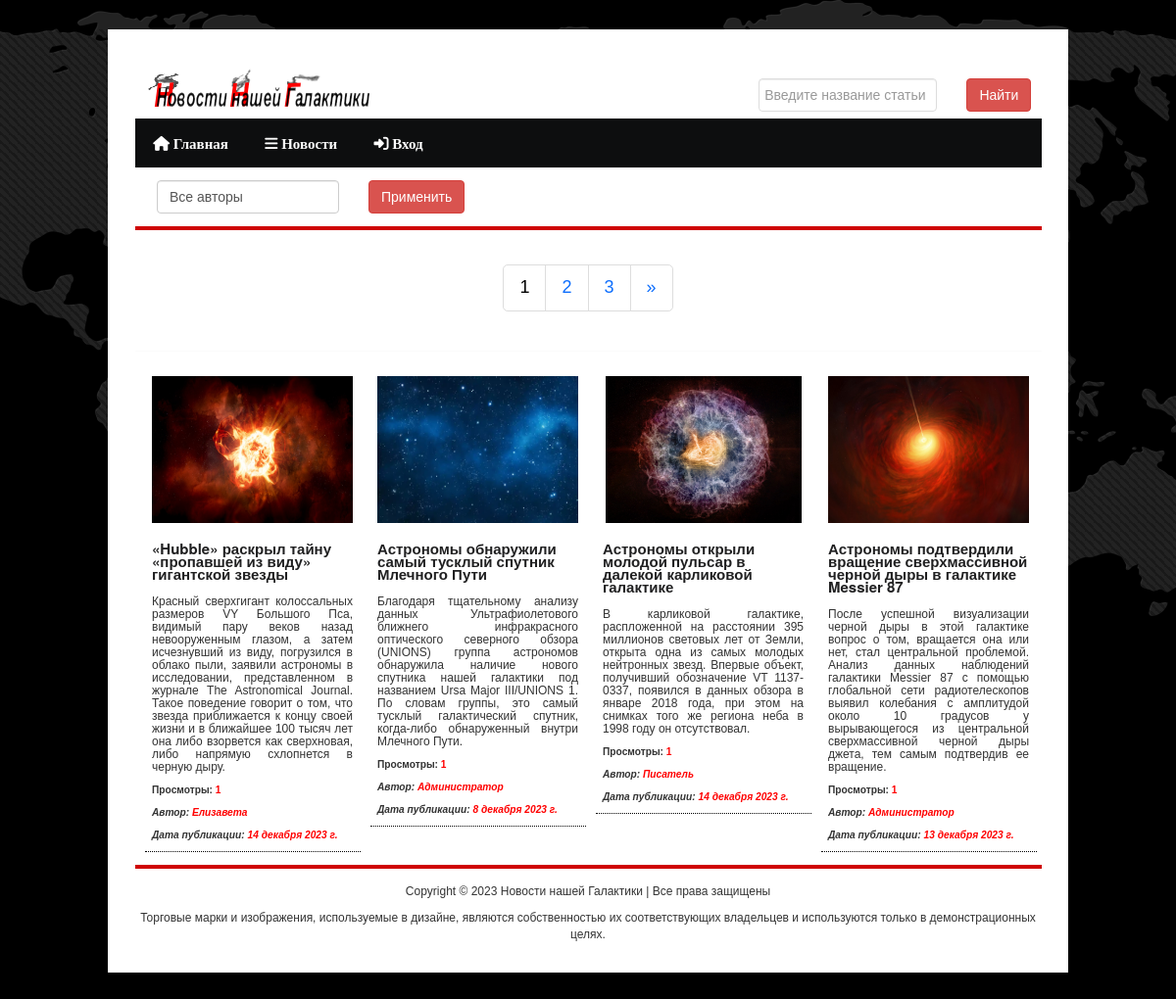
Page /news/ on the committed database.
### news/models.py (models this page shows, shortened)
class Image(models.Model):
    article = models.ForeignKey(Article, on_delete=models.CASCADE)
    title = models.CharField(max_length=50, blank=True)
    image = models.ImageField(upload_to='news_images/', blank=True, null=True)
    class Meta:
        ordering = ['title']
        verbose_name = 'Фото'
        verbose_name_plural = 'Фото'

class Article(models.Model):
    categories = (('A', 'Астрономия'),
                  ('K', 'Космонавтика'),
                  ('AF', 'Астрофизика'),
                  ('G', 'Геология'))
    author = models.ForeignKey(User, on_delete=models.SET_NULL, null=True, verbose_name='Автор')
    title = models.CharField('Название новости', max_length=150, default='', null=False)
    anouncement = models.TextField('Аннотация', max_length=1250, null=False)
    source = models.URLField('Источник', null=True)
    sourcename = models.CharField('Название источника', max_length=150, null=False)
    text = RichTextField('Текст новости', null=False)
    date = models.DateTimeField('Дата публикации', auto_created=True)
    categories = models.CharField(choices=categories, max_length=20, verbose_name='Категории')
    tags = models.ManyToManyField(to=Tag, blank=True)
    status = models.BooleanField(default=False, verbose_name='Опубликовано')
    objects = models.Manager()
    published = PublishedManager()
    def get_absolute_url(self):
        return f'/news/{self.pk}'
    def get_views(self):
        return self.views.count()
    class Meta:
        ordering = ['title','date']
        verbose_name = 'Новость'
        verbose_name_plural = 'Новости'

### users/models.py (models this page shows, shortened)
class Account(models.Model):
    gender_choices = (('М', 'Мужской'),
                      ('Ж', 'Женский'),
                      ('N/A', 'Не определен'))
    user = models.OneToOneField(User, on_delete=models.CASCADE,
                                primary_key=True, verbose_name='Пользователь')
    nickname = models.CharField(max_length=100, verbose_name='Имя автора (псевдоним)')
    birthdate = models.DateField(null=True, verbose_name='День рождения')
    gender = models.CharField(choices=gender_choices, max_length=20, verbose_name='Пол', null=True)
    account_image = models.ImageField(default='default.jpg',
                                      upload_to='account_images', verbose_name='Фото аккаунта')
    class Meta:
        ordering = ['user','gender']
        verbose_name = 'Аккаунт'
        verbose_name_plural = 'Аккаунты'

### news/views.py (the view)
# urls.py: path('news/', include('news.urls')),
def news(request):
    author_list = User.objects.all()
    if request.method == "POST":
        selected_author = int(request.POST.get('author_filter'))
        if selected_author == 0:
            articles= Article.published.all()
        else:
            articles = Article.published.filter(author=selected_author)
    else:
        selected_author = 0
        articles = Article.published.all()
    total = len(articles)
    p = Paginator(articles, 4)
    page_number = request.GET.get('page')
    page_obj = p.get_page(page_number)
    context = {
        'articles': page_obj,
        'author_list': author_list,
        'selected_author': selected_author,
        'total': total,
    }
    return render(request, 'news/news.html', context)

### news/models.py (called while the page is built)
    def get_queryset(self):
        return super().get_queryset().filter(status=1)

### news/templates/news/news.html (shortened to what this page needs)
<!DOCTYPE html PUBLIC "-//W3C//DTD XHTML 1.0 Transitional//EN"
        "http://www.w3.org/TR/xhtml1/DTD/xhtml1-transitional.dtd">
{% load static %}
{% load bootstrap5 %}
{% load crispy_forms_tags %}
<html xmlns="http://www.w3.org/1999/xhtml">
<html lang="ru">
<head>
    {%bootstrap_css%}
    <link rel="stylesheet" type="text/css" href="{% static 'main/' %}assets/font/font-awesome.min.css"/>
    <link rel="stylesheet" type="text/css" href="{% static 'main/' %}assets/font/font.css"/>
    <link rel="stylesheet" type="text/css" href="{% static 'main/' %}assets/css/bootstrap.min.css" media="screen"/>
    <link rel="stylesheet" type="text/css" href="{% static 'main/' %}assets/css/style.css" media="screen"/>
    <link rel="stylesheet" type="text/css" href="{% static 'main/' %}assets/css/responsive.css" media="screen"/>
    <link rel="stylesheet" type="text/css" href="{% static 'main/' %}assets/css/jquery.bxslider.css" media="screen"/>
</head>
<body>
<div class="body_wrapper">
    <div class="center">
        {% block header %} {% include 'main/header.html' %} {% endblock %}
        <br>
        <div class="container-fluid">
            <div class="row">
                <div class="col-lg-7">
                    <form method="post">
                        <div class="col-lg-5">
                            <select class="form-control" name="author_filter">
                                <option value="0">Все авторы</option>
                            </select>
                        </div>
                        <div class="col-lg-3">
                            <input type="submit" class="btn btn-danger" value="Применить">
                        </div>
                         <div class="col-lg-4">
                        </div>
                    </form>
                </div>
            </div>
        </div>
        <br>
        <h6 class="title"></h6>
         {% if total > 1 %}
        <nav aria-label="Навигация по списку новостей" pagination-border-color = 'red'>
            <div class="text-center">
            <ul class="pagination pagination-lg">
                {% for p in articles.paginator.page_range %}
                {% if articles.number == p %}
                    <li class="page-item"><a class="page-link" style="color:black;"> {{ p }}</a></li>
                {% else %}
                    <li class="page-item"><a class="page-link" href="?page={{ p }}"> {{ p }}</a></li>
                {% endif %}
                {% endfor %}
                {% if articles.has_next %}
                    <li class="page-item"><a class="page-link" href="?page={{ articles.next_page_number }}"><span aria-hidden="true">&raquo;</span></a></li>
                {% endif %}
            </ul>
            </div>
        </nav>
        {% endif %}
        <hr>
        <div class="content_area">
            {% for n in articles %}
                {% if n.image_set.all %}
                    <div class="single_cat_left_content floatleft">
                        <div class="container-fluid"><a href="{{ n.get_absolute_url }}">
                            {% for image in n.image_set.all %}
                            <center>
                            <img src="{{ image.image.url }}" style="margin:auto; height:150px; width:auto" alt=""/>
                            </center>
                            <h3>{{ n.title }}</h3><br>
                            {% endfor %}</a>
                            <p align="justify">{{ n.anouncement }}</p>
                            <p><small><strong>Просмотры: <font color="red">{{ n.get_views }}</font></strong></small></p>
                            <p><strong><i><small>Автор: <font color="red">{{ n.author.account.nickname }}</font></small></i></strong></p>
                            <p><strong><i><small>Дата публикации: <font color="red">{{ n.date.date }}</font></small></i></strong></p>
                        </div>
                    </div>
                {% endif %}
            {% endfor %}
        </div>
        <br>
        <h6 class="title"></h6>
        {% block footer %} {% include 'main/footer.html' %} {% endblock %}
    </div>
</div>
<link rel="stylesheet" href="https://ajax.googleapis.com/ajax/libs/jqueryui/1.11.4/themes/smoothness/jquery-ui.css">
</body>
</html>

### static/main/assets/css/style.css (style rules this page uses)
* { margin:0; padding:0 }
body { font-family:Arial; font-size:12px; line-height:13px; background:url("images/site_bg.png") top center no-repeat fixed #000 }
a { color:#000; text-decoration:none }
input[type=submit] h1, h2, h4, h5, h6 { font-weight:normal; margin:0 0 15px }
h3 { color:#202021; font-size:12px; font-weight:bold; margin-bottom:2px; line-height:13px }
img { max-width:100%; height:auto }
.floatleft { float:left }
.center { width:980px; display:block; margin:0 auto; padding:20px; background:#fff; transition:all 1.3s ease 0s; -moz-transition:all 1.3s ease 0s; -webkit-transition:all 1.3s ease 0s; -o-transition:all 1.3s ease 0s; -ms-transition:all 1.3s ease 0s }
div { overflow:hidden }
.body_wrapper { background:url("images/body_bg.png") repeat; margin-top:30px; margin-bottom:30px }
.content_area { margin-top:25px }
.title { border-bottom:4px solid #CF0000; font-family:'bebasregular'; font-size:20px; word-spacing:2px }
.single_cat_left_content { border-bottom:1px dotted #000; margin-left:10px; width:220px }
.single_cat_left_content h3 { font-size:15px }

### rows in the picture
Article: title "«Hubble» раскрыл тайну «пропавшей из виду» гигантской звезды", anouncement "Красный сверхгигант колоссальных размеров VY Большого Пса, видимый пару веков назад невооруженным глазом, а затем исчезнувший из виду, погрузился в облако пыли, заявили астрономы в исследовании, представленном в журнале The Astronomical Journal. Такое поведение говорит о том, что звезда приближается к концу своей жизни и в ближайшее 100 тысяч лет она либо взорвется как сверхновая, либо напрямую схлопнется в черную дыру.", get_views "1", author.account.nickname "Елизавета", date "14 декабря 2023 г."
Image: image (picture)
Article: title "Астрономы обнаружили самый тусклый спутник Млечного Пути", anouncement "Благодаря тщательному анализу данных Ультрафиолетового ближнего инфракрасного оптического северного обзора (UNIONS) группа астрономов обнаружила наличие нового спутника нашей галактики под названием Ursa Major III/UNIONS 1. По словам группы, это самый тусклый галактический спутник, когда-либо обнаруженный внутри Млечного Пути.", get_views "1", author.account.nickname "Администратор", date "8 декабря 2023 г."
Image: image (picture)
Article: title "Астрономы открыли молодой пульсар в далекой карликовой галактике", anouncement "В карликовой галактике, распложенной на расстоянии 395 миллионов световых лет от Земли, открыта одна из самых молодых нейтронных звезд. Впервые объект, получивший обозначение VT 1137-0337, появился в данных обзора в январе 2018 года, при этом на снимках того же региона неба в 1998 году он отсутствовал.", get_views "1", author.account.nickname "Писатель", date "14 декабря 2023 г."
Image: image (picture)
Article: title "Астрономы подтвердили вращение сверхмассивной черной дыры в галактике Messier 87", anouncement "После успешной визуализации черной дыры в этой галактике вопрос о том, вращается она или нет, стал центральной проблемой. Анализ данных наблюдений галактики Messier 87 с помощью глобальной сети радиотелескопов выявил колебания с амплитудой около 10 градусов у вырывающегося из центральной сверхмассивной черной дыры джета, тем самым подтвердив ее вращение.", get_views "1", author.account.nickname "Администратор", date "13 декабря 2023 г."
Image: image (picture)

### other values in the picture
{{ p }} "1"
{{ p }} "2" "3"
